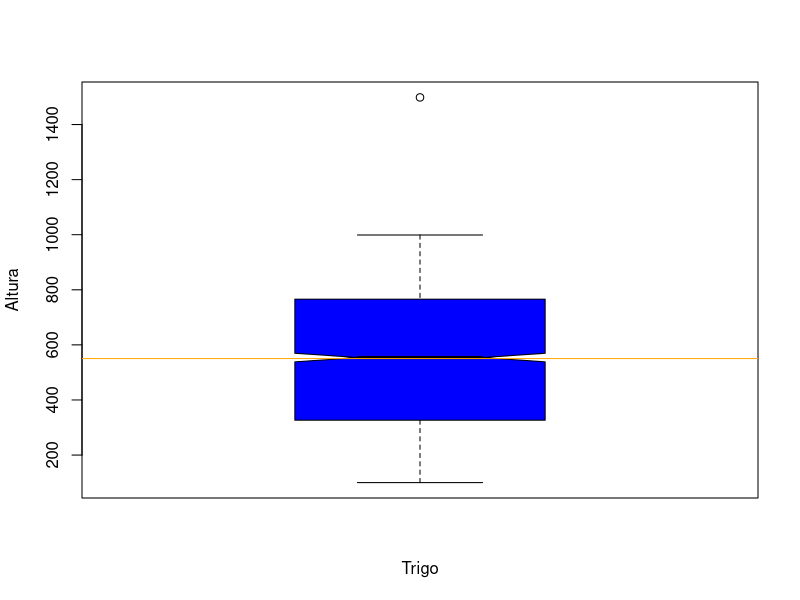

Here is the R script that generated this plot:
  #Apartado 1
  trigo= read.csv("trigo - pareja5.csv", header= TRUE, sep = ",")
  #Apartado 2
  altura=trigo$altura
  media=mean(altura)
  media
  mediana=median(altura)
  mediana
  moda=which(table(altura)==max(table(altura)))
  moda = names(moda) #obtiene el valor verdadero de la moda 
  #Apartado 3
  ord=sort(altura)
  ord
  ord[c(900,1000,1001)]
  
  #Apartado 4
  quant25 = quantile(altura,0.25)
  quant75 = quantile(altura,0.75)
  perc35 = quantile(altura,0.35)
  #Apartado 5
  rango = diff(range(altura))
  rangoIC = quantile(altura, 0.75)-quantile(altura,0.25)
  #Apartado 6IQR()
  n=length(altura)
  #Varianza muestral
  varianzaMuestral = var(altura)
  #Desviación típica muestral
  DTmuestral = sd(altura)
  #Varianza normal (verdadera)
  varianzaNormal = var(altura)*(n-1)/n
  #Desviacion tipica normal
  DTnormal = sd(altura)*(sqrt((n-1)/n))
  #Apartado 7
  altura[c(2000)]=max(altura)*1.5
  tail(altura,5)
  #Apartado 8
  boxplot(altura,
          xlab="Trigo",ylab="Altura",notch = TRUE,col = c("blue"))
  abline(h=mean(altura),col=c("orange"))